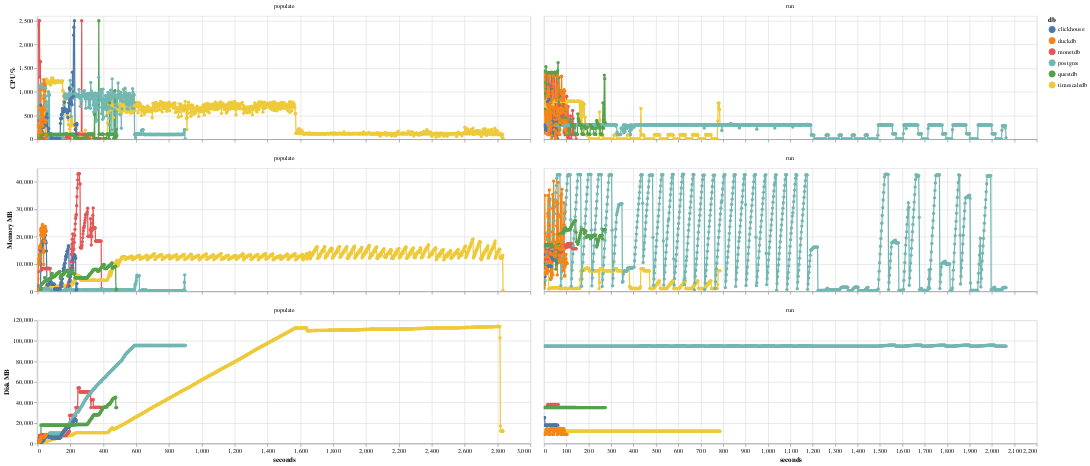

The code cell stored with this chart in its notebook:
### Code cell
df = db.execute(
    """
WITH first_metric_time AS (
    SELECT
        benchmark_id,
        MIN(time) AS start_time
    FROM metric
    GROUP BY benchmark_id
)
SELECT
    b.db,
    b.suite,
    b.operation,
    epoch(m.time - fm.start_time) AS seconds_since_start,
    m.cpu_percent,
    m.mem_mb,
    m.disk_mb
FROM metric m
JOIN first_metric_time fm ON m.benchmark_id = fm.benchmark_id
JOIN benchmark b ON m.benchmark_id = b.id
WHERE b.suite = (?)
and b.deleted_at is null
ORDER BY b.id, seconds_since_start;
""",
    [SUITE],
).pl()

df = df.with_columns(pl.col.cpu_percent.clip(0, 25 * 100))

df_long = df.unpivot(
    on=["cpu_percent", "mem_mb", "disk_mb"],
    index=["db", "suite", "operation", "seconds_since_start"],
    variable_name="metric",
    value_name="value",
)

df_long = df_long.with_columns(
    [
        pl.col("db").cast(pl.Categorical),
        pl.col("operation").cast(pl.Categorical),
        pl.col("metric").cast(pl.Categorical),
    ]
)

selector = alt.selection_point(fields=["db"], bind="legend")

width = 800
height = 200

cpu_chart = (
    alt.Chart(df_long.filter(pl.col("metric") == "cpu_percent"))
    .mark_line(point=True)
    .encode(
        x=alt.X("seconds_since_start:Q", axis=alt.Axis(title=None, ticks=True, grid=True, labels=False)),
        y=alt.Y("value:Q", axis=alt.Axis(title="CPU %", ticks=True, grid=True), scale=alt.Scale(zero=False)),
        color=alt.Color("db:N"),
        tooltip=[
            "db",
            "suite",
            "operation",
            "metric",
            alt.Tooltip("seconds_since_start:Q", format=".0f"),
            alt.Tooltip("value:Q", format=".0f"),
        ],
        opacity=alt.condition(selector, alt.value(1.0), alt.value(0.1)),
    )
    .add_params(selector)
    .properties(width=width, height=height)
    .facet(column=alt.Column("operation:N", title=None))
    .resolve_scale(x="independent")
)

mem_chart = (
    alt.Chart(df_long.filter(pl.col("metric") == "mem_mb"))
    .mark_line(point=True)
    .encode(
        x=alt.X("seconds_since_start:Q", axis=alt.Axis(title=None, ticks=True, grid=True, labels=False)),
        y=alt.Y("value:Q", axis=alt.Axis(title="Memory MB", ticks=True, grid=True), scale=alt.Scale(zero=False)),
        color=alt.Color("db:N"),
        tooltip=[
            "db",
            "suite",
            "operation",
            "metric",
            alt.Tooltip("seconds_since_start:Q", format=".2f"),
            alt.Tooltip("value:Q", format=".1f"),
        ],
        opacity=alt.condition(selector, alt.value(1.0), alt.value(0.1)),
    )
    .add_params(selector)
    .properties(width=width, height=height)
    .facet(column=alt.Column("operation:N", title=None))
    .resolve_scale(x="independent")
)

disk_chart = (
    alt.Chart(df_long.filter(pl.col("metric") == "disk_mb"))
    .mark_line(point=True)
    .encode(
        x=alt.X("seconds_since_start:Q", axis=alt.Axis(title="seconds", ticks=True, grid=True)),
        y=alt.Y("value:Q", axis=alt.Axis(title="Disk MB", ticks=True, grid=True), scale=alt.Scale(zero=False)),
        color=alt.Color("db:N"),
        tooltip=[
            "db",
            "suite",
            "operation",
            "metric",
            alt.Tooltip("seconds_since_start:Q", format=".2f"),
            alt.Tooltip("value:Q", format=".1f"),
        ],
        opacity=alt.condition(selector, alt.value(1.0), alt.value(0.1)),
    )
    .add_params(selector)
    .properties(width=width, height=height)
    .facet(column=alt.Column("operation:N", title=None))
    .resolve_scale(x="independent")
)

chart = alt.vconcat(cpu_chart, mem_chart, disk_chart).interactive(bind_y=False)

chart

### Figure 1 — Vega-Lite specification as saved in the notebook (floating-point values rounded to 4 significant figures; data arrays with more than 128 entries replaced by an {"elided": "..."} marker saying what was removed)
{"config": {"view": {"continuousWidth": 300, "continuousHeight": 300}}, "vconcat": [{"data": {"name": "data-f33f57cbd1c2f826e5396299978f442d"}, "facet": {"column": {"field": "operation", "title": null, "type": "nominal"}}, "spec": {"mark": {"type": "line", "point": true}, "encoding": {"color": {"field": "db", "type": "nominal"}, "opacity": {"condition": {"param": "param_2", "value": 1.0}, "value": 0.1}, "tooltip": [{"field": "db", "type": "ordinal"}, {"field": "suite", "type": "nominal"}, {"field": "operation", "type": "ordinal"}, {"field": "metric", "type": "ordinal"}, {"field": "seconds_since_start", "format": ".0f", "type": "quantitative"}, {"field": "value", "format": ".0f", "type": "quantitative"}], "x": {"axis": {"grid": true, "labels": false, "ticks": true, "title": null}, "field": "seconds_since_start", "type": "quantitative"}, "y": {"axis": {"grid": true, "ticks": true, "title": "CPU %"}, "field": "value", "scale": {"zero": false}, "type": "quantitative"}}, "height": 200, "name": "view_1", "width": 800}, "resolve": {"scale": {"x": "independent"}}}, {"data": {"name": "data-594d596b4e4538e7edb59e0b3a2b153f"}, "facet": {"column": {"field": "operation", "title": null, "type": "nominal"}}, "spec": {"mark": {"type": "line", "point": true}, "encoding": {"color": {"field": "db", "type": "nominal"}, "opacity": {"condition": {"param": "param_2", "value": 1.0}, "value": 0.1}, "tooltip": [{"field": "db", "type": "ordinal"}, {"field": "suite", "type": "nominal"}, {"field": "operation", "type": "ordinal"}, {"field": "metric", "type": "ordinal"}, {"field": "seconds_since_start", "format": ".2f", "type": "quantitative"}, {"field": "value", "format": ".1f", "type": "quantitative"}], "x": {"axis": {"grid": true, "labels": false, "ticks": true, "title": null}, "field": "seconds_since_start", "type": "quantitative"}, "y": {"axis": {"grid": true, "ticks": true, "title": "Memory MB"}, "field": "value", "scale": {"zero": false}, "type": "quantitative"}}, "height": 200, "name": "view_2", "width": 800}, "resolve": {"scale": {"x": "independent"}}}, {"data": {"name": "data-86cd64d108d293643020c4d7ecdcf488"}, "facet": {"column": {"field": "operation", "title": null, "type": "nominal"}}, "spec": {"mark": {"type": "line", "point": true}, "encoding": {"color": {"field": "db", "type": "nominal"}, "opacity": {"condition": {"param": "param_2", "value": 1.0}, "value": 0.1}, "tooltip": [{"field": "db", "type": "ordinal"}, {"field": "suite", "type": "nominal"}, {"field": "operation", "type": "ordinal"}, {"field": "metric", "type": "ordinal"}, {"field": "seconds_since_start", "format": ".2f", "type": "quantitative"}, {"field": "value", "format": ".1f", "type": "quantitative"}], "x": {"axis": {"grid": true, "ticks": true, "title": "seconds"}, "field": "seconds_since_start", "type": "quantitative"}, "y": {"axis": {"grid": true, "ticks": true, "title": "Disk MB"}, "field": "value", "scale": {"zero": false}, "type": "quantitative"}}, "height": 200, "name": "view_3", "width": 800}, "resolve": {"scale": {"x": "independent"}}}], "params": [{"name": "param_2", "select": {"type": "point", "fields": ["db"]}, "bind": "legend", "views": ["view_1", "view_2", "view_3"]}, {"name": "param_3", "select": {"type": "interval", "encodings": ["x"]}, "bind": "scales", "views": ["view_1", "view_2", "view_3"]}], "$schema": "https://vega.github.io/schema/vega-lite/v5.20.1.json", "datasets": {"data-f33f57cbd1c2f826e5396299978f442d": {"elided": "4212 records"}, "data-594d596b4e4538e7edb59e0b3a2b153f": {"elided": "4212 records"}, "data-86cd64d108d293643020c4d7ecdcf488": {"elided": "4212 records"}}}
